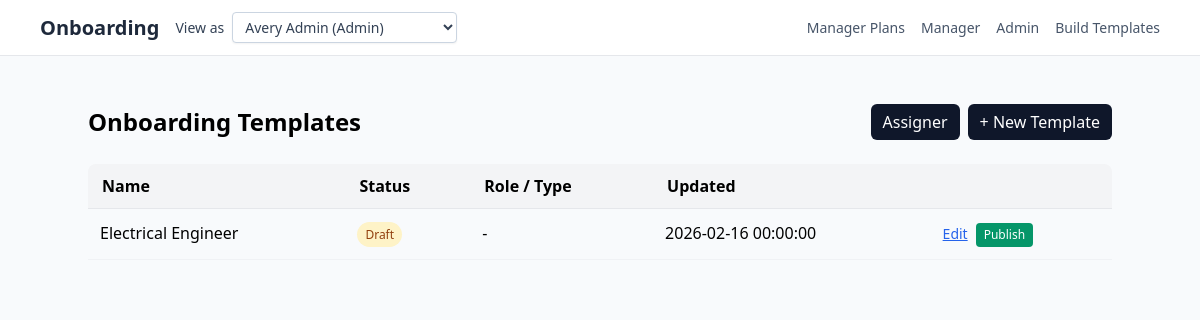
Page /templates on the earlier database version.
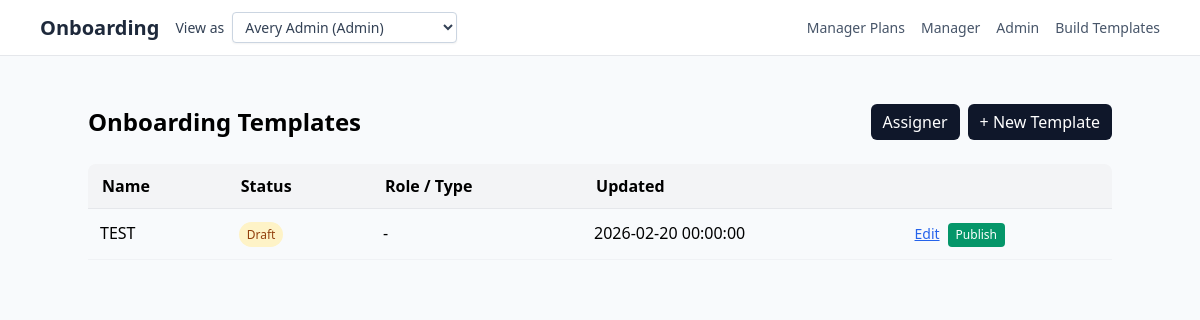
Same page on the later database version.
### Onboarding/models.py (models this page shows, shortened)
class OnboardingTemplate(db.Model):
    __tablename__ = "onboarding_templates"
    id = db.Column(db.Integer, primary_key=True)
    name = db.Column(db.String(200), nullable=False)
    description = db.Column(db.Text, nullable=True)
    status = db.Column(
        db.String(32),
        nullable=False,
        default=TemplateStatusEnum.DRAFT.value,
    )
    target_role = db.Column(db.String(120), nullable=True)  # e.g. 'Engineer'
    department = db.Column(db.String(120), nullable=True)
    location = db.Column(db.String(120), nullable=True)
    estimated_duration_days = db.Column(db.Integer, nullable=True)
    version = db.Column(db.String(50), nullable=True)
    created_by_id = db.Column(db.Integer, db.ForeignKey("users.id"), nullable=True)
    created_by = db.relationship("User", backref="created_templates")
    created_at = db.Column(db.DateTime, nullable=False, default=date.today)
    updated_at = db.Column(
        db.DateTime,
        nullable=False,
        default=date.today,
        onupdate=date.today,
    )
    sections = db.relationship(
        "TemplateSection",
        back_populates="template",
        lazy="selectin",
        cascade="all, delete-orphan",
        order_by="TemplateSection.order_index.asc()",
    )

### app.py (the view)
@app.get("/templates")
def templates_dashboard():
    user = current_user()
    require_builder_or_admin(user)
    templates = OnboardingTemplate.query.order_by(
        OnboardingTemplate.status.asc(),
        OnboardingTemplate.name.asc(),
    ).all()
    return render_template(
        "templates_dashboard.html",
        user=user,
        templates=templates,
    )

### app.py (called while the page is built)
def current_user() -> User:
    email = request.headers.get("X-User-Email") or request.args.get("as_user")
    query = User.query.options(selectinload(User.onboarding_plan))
    if email:
        user = query.filter_by(email=email).first()
        if not user:
            abort(404, description="User not found")
        return user
    user = query.order_by(User.id.asc()).first()
    if not user:
        abort(404, description="No users available")
    return user

def require_builder_or_admin(user: User):
    allowed = {RoleEnum.BUILDER.value, RoleEnum.ADMIN.value}
    if user.role not in allowed:
        abort(403)

@app.context_processor
def inject_user():
    u = session.get("user")
    return {"user": u or {"role": "guest"}}

@app.context_processor
def inject_user_switcher():
    users = User.query.order_by(User.role.asc(), User.full_name.asc()).all()
    active_user = None
    try:
        active_user = current_user()
    except Exception:
        active_user = None
    return {
        "switchable_users": users,
        "nav_current_user": active_user,
    }

### templates/templates_dashboard.html (shortened to what this page needs)
{% extends "base.html" %}
{% block content %}
  <div class="max-w-5xl mx-auto py-8">
    <div class="flex items-center justify-between mb-6">
      <h1 class="text-2xl font-bold">Onboarding Templates</h1>
      <div class="flex items-center gap-2">
        <a href="{{ url_for('assign_plan') }}" class="btn btn-primary">
          Assigner
        </a>
        {% if user.role in ["builder", "admin"] %}
          <a href="{{ url_for('new_template_form') }}"
             class="btn btn-primary">
            + New Template
          </a>
        {% endif %}
      </div>
    </div>
    {% if templates %}
      <table class="table">
        <thead>
          <tr>
            <th>Name</th>
            <th>Status</th>
            <th>Role / Type</th>
            <th>Updated</th>
            <th></th>
          </tr>
        </thead>
        <tbody>
          {% for tpl in templates %}
            <tr>
              <td>{{ tpl.name }}</td>
              <td>
                {% if tpl.status == "published" %}
                  <span class="px-2 py-1 rounded-full text-xs bg-emerald-100 text-emerald-800">
                    Published
                  </span>
                {% elif tpl.status == "retired" %}
                  <span class="px-2 py-1 rounded-full text-xs bg-slate-200 text-slate-800">
                    Retired
                  </span>
                {% else %}
                  <span class="px-2 py-1 rounded-full text-xs bg-amber-100 text-amber-800">
                    Draft
                  </span>
                {% endif %}
              </td>
              <td>{{ tpl.target_role or "-" }}</td>
              <td>{{ tpl.updated_at or "" }}</td>
              <td>
                <div class="flex items-center gap-2">
                  <a href="{{ url_for('edit_template', template_id=tpl.id) }}"
                    class="text-blue-600 underline text-sm">
                    Edit
                  </a>
                  {% if user.role in ["builder", "admin"] %}
                    {% if tpl.status == "draft" %}
                      <form method="post"
                            action="{{ url_for('publish_template', template_id=tpl.id) }}"
                            style="display:inline;">
                        <button type="submit"
                                class="text-xs px-2 py-1 rounded bg-emerald-600 text-white">
                          Publish
                        </button>
                      </form>
                    {% endif %}
                  {% endif %}
                </div>
              </td>
            </tr>
          {% endfor %}
        </tbody>
      </table>
    {% else %}
      <p>No templates yet. Click "New Template" to create your first onboarding blueprint.</p>
    {% endif %}
  </div>
{% endblock %}

Differences in the rows shown:
removed OnboardingTemplate: name "Electrical Engineer", status "Draft", target_role "-", updated_at "2026-02-16 00:00:00"
added OnboardingTemplate: name "TEST", status "Draft", target_role "-", updated_at "2026-02-20 00:00:00"
